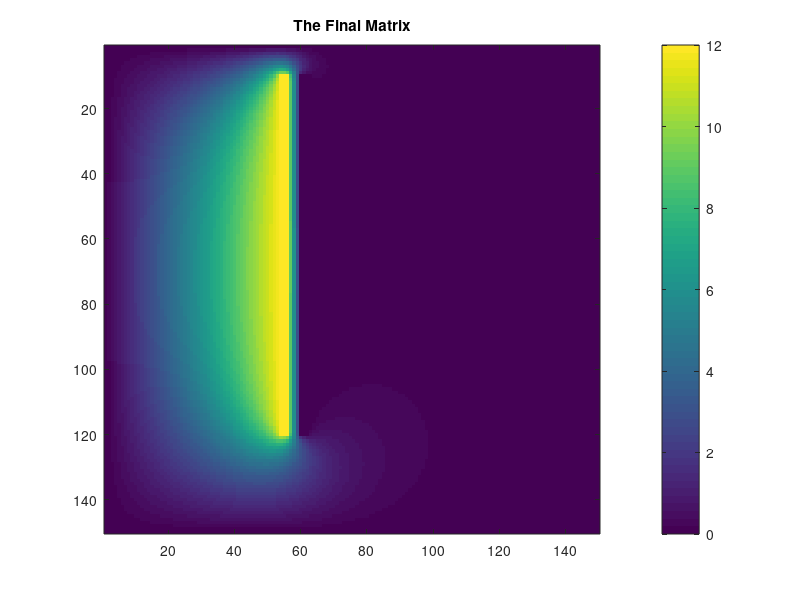

The MATLAB source for this figure:
%% 1. INPUTS & PARAMETERS
% Define L, N, dx, and element index vars

L = 1; % matrix node length
N = 150; % Number of nodes
dx = L/(N-1); % derivative equal to the length divided by previous row.
object_index = [0, NaN,  12, 0]; % Edge voltage, air voltage, plate1 voltage, Plate2 voltage


%% 2. MESH GENERATION (The Blueprint)
% Create the matrix (address locations) and mask_matrix (index labels).

matrix = zeros(N,N); % Build fundamental matrix
matrix = reshape(1:N^2, N, N); % Index all values on spatial matrix


% Make matrix for capacitor indexing differentiating between grounded
% edges (0), air/vacuum (1), and capacitor plates (2).

mask_matrix = zeros(N,N); % Build identity Matrix for capacitor locations
mask_matrix(2:149,2:149) = 1; % Make air/Vacuum value 1

mask_matrix(10:120,54:56) = 2; % Plate 1 value 2
mask_matrix(10:120,60:62) = 3; % Plate 2 value 2



%% 3. MATRIX ASSEMBLY (The Engine)
% Pre-allocate A (sparse) and b.
% Run nested for-loop to look at the mask and stamp the math.
global_dim = 5*N*N; % estimate of space required for sparse matrix
A_matrix = spalloc(N^2,N^2,global_dim); % Sparse constraint matrix A
b_vect(N^2,1) = 0; % B vector



%% 4. THE SOLVE (The Math)
% Run V = A \ b.
% Reshape the result.

A_matrix = speye(N^2, N^2); % Create sparse matrix for A matrix solver
b_vect = zeros(N^2, 1); % Initialize B vector with zeros for voltage.

% Make sure to tell user that if there are no charged plates, the solver
% will fail to output meaningful math.
if max(mask_matrix(:)) < 2 
    error('Wait! No charged plates (Label 2) found in the mask. Check your geometry.');
end

% Nested For loop
for i = 2:N-1 % For row 1 to N
    for j = 2:N-1 % For column 1 to N
        k = matrix(i, j); % Temporary matrix value variable K
        m = mask_matrix(i, j); % object_index temporary variable m
        if m == 1 % If m is air conditions, create five point stencil
           A_matrix(k, k) = -4;
           A_matrix(k, k-N) = 1; 
           A_matrix(k, k+N) = 1; 
           A_matrix(k, k-1) = 1; 
           A_matrix(k, k+1) = 1; 
           b_vect(k) = 0;
        else
           m = mask_matrix(i, j); % object_index temporary variable m
           if m ~= 1 %Condition to sort non-air objects out
                A_matrix(k, k) = 1; % Set that K to 1 for non-air objects.
           end
           if m == 0 || m ==3 % If edge or grounded plate set voltage to zero.
                b_vect(k) = 0;
           else % Else set to 12 volts.
                b_vect(k) = 12; 
           end
        end
    end
end

V_vec = A_matrix \ b_vect; % Run A=LU solver

V_final = reshape(V_vec, N, N); % Reshape into final matrix from vector.



%% 5. POST-PROCESSING & PLOTTING (The Result)
% Create surf or contour plots.
% Calculate E-field.
imagesc(V_final); 
colorbar; 
title('The Final Matrix');
